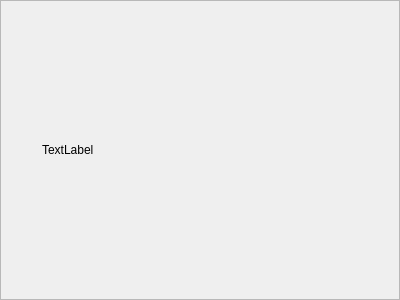
<?xml version="1.0" encoding="UTF-8"?>
<ui version="4.0">
<comment>
 * Released as open source by Gabriel Caudrelier
 *
 * Developed by Gabriel Caudrelier, gabriel dot caudrelier at gmail dot com
 *
 * https://github.com/metrodango/pip3line
 *
 * Released under AGPL see LICENSE for more information
</comment>
 <class>FoldedView</class>
 <widget class="QFrame" name="FoldedView">
  <property name="geometry">
   <rect>
    <x>0</x>
    <y>0</y>
    <width>400</width>
    <height>300</height>
   </rect>
  </property>
  <property name="sizePolicy">
   <sizepolicy hsizetype="Preferred" vsizetype="Maximum">
    <horstretch>0</horstretch>
    <verstretch>0</verstretch>
   </sizepolicy>
  </property>
  <property name="windowTitle">
   <string>Frame</string>
  </property>
  <property name="frameShape">
   <enum>QFrame::StyledPanel</enum>
  </property>
  <property name="frameShadow">
   <enum>QFrame::Raised</enum>
  </property>
  <layout class="QHBoxLayout" name="horizontalLayout">
   <item>
    <widget class="QLabel" name="iconLabel">
     <property name="maximumSize">
      <size>
       <width>24</width>
       <height>24</height>
      </size>
     </property>
     <property name="text">
      <string/>
     </property>
     <property name="pixmap">
      <pixmap resource="../gui_res.qrc">:/Images/icons/go-next-4.png</pixmap>
     </property>
     <property name="scaledContents">
      <bool>true</bool>
     </property>
    </widget>
   </item>
   <item>
    <widget class="QLabel" name="descLabel">
     <property name="text">
      <string>TextLabel</string>
     </property>
    </widget>
   </item>
   <item>
    <widget class="QPushButton" name="insertPushButton">
     <property name="maximumSize">
      <size>
       <width>24</width>
       <height>16777215</height>
      </size>
     </property>
     <property name="toolTip">
      <string>Insert new transform before the current one</string>
     </property>
     <property name="text">
      <string/>
     </property>
     <property name="icon">
      <iconset resource="../gui_res.qrc">
       <normaloff>:/Images/icons/dialog-more.png</normaloff>:/Images/icons/dialog-more.png</iconset>
     </property>
     <property name="flat">
      <bool>true</bool>
     </property>
    </widget>
   </item>
   <item>
    <widget class="QPushButton" name="deletePushButton">
     <property name="maximumSize">
      <size>
       <width>24</width>
       <height>16777215</height>
      </size>
     </property>
     <property name="toolTip">
      <string>Delete this tranform step</string>
     </property>
     <property name="text">
      <string/>
     </property>
     <property name="icon">
      <iconset resource="../gui_res.qrc">
       <normaloff>:/Images/icons/dialog-cancel-3.png</normaloff>:/Images/icons/dialog-cancel-3.png</iconset>
     </property>
     <property name="flat">
      <bool>true</bool>
     </property>
    </widget>
   </item>
  </layout>
 </widget>
 <resources>
  <include location="../gui_res.qrc"/>
 </resources>
 <connections/>
</ui>
